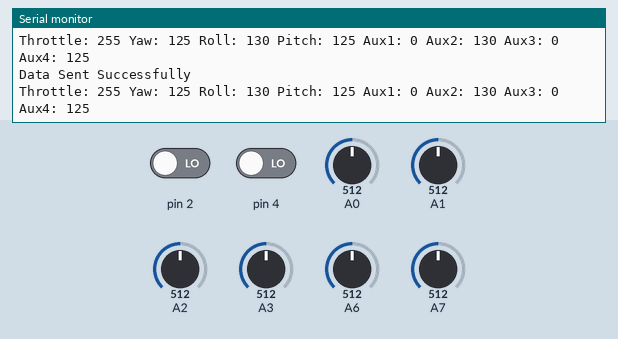
The sketch below on a simulated Arduino Nano, built with avr-gcc and run on an emulated ATmega328P. On the bench: the last lines printed to the serial monitor. The inputs (shaded band) are chosen by the test bench; at power-on: A1 = 512, A2 = 512, A3 = 512, A6 = 512, A0 = 512, A7 = 512, pin 2 LOW, pin 4 LOW. No radio packets arrive unless stated.

Above: at 2.2 s.
2.3 s: A1 set to 716
At 3.0 s:
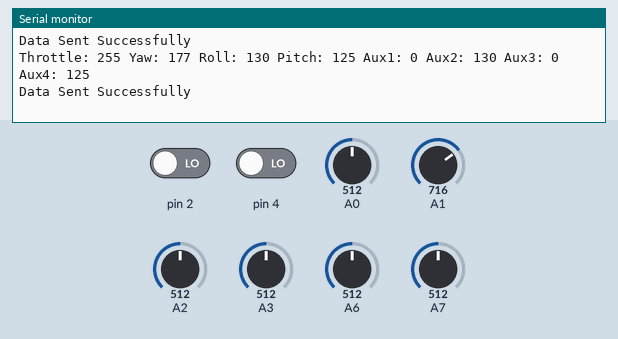
3.8 s: A2 set to 716
At 4.6 s:
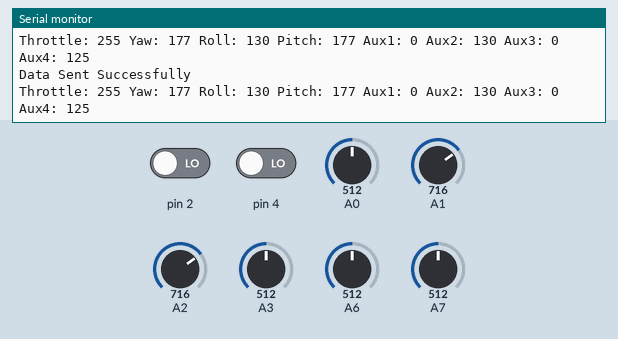
5.3 s: A3 set to 716
At 5.9 s:
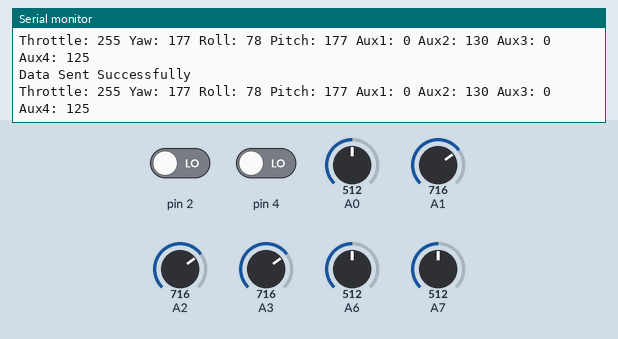
6.8 s: A6 set to 716
At 7.7 s:
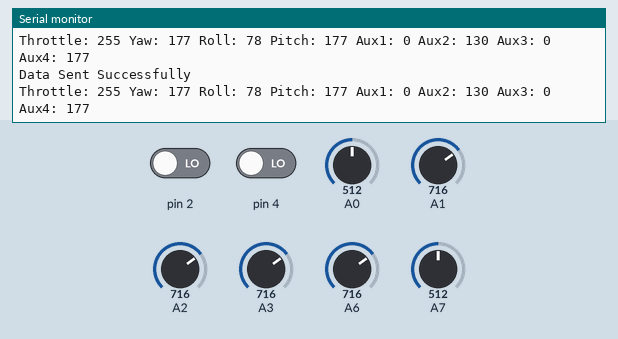
8.3 s: A0 set to 306
At 9.4 s:
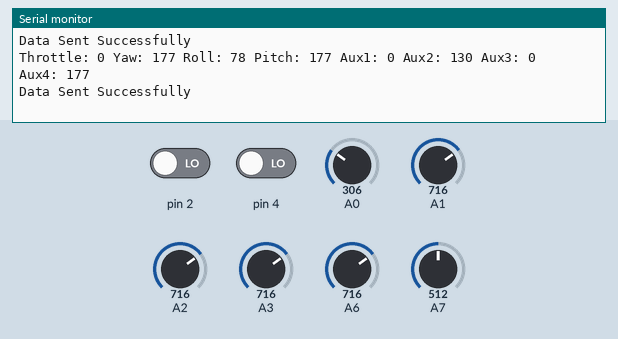
9.8 s: A7 set to 30
At 10.4 s:
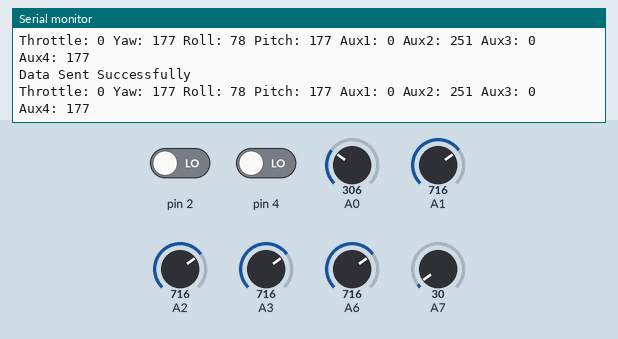

The sketch:

final_transmitter_8_channel.ino
```cpp
  #include <SPI.h>
  #include <nRF24L01.h>
  #include <RF24.h>

  const uint64_t pipeOut = 0xE9E8F0F0E1LL;
  RF24 radio(9, 10);

  struct Signal {
    byte throttle;
    byte yaw;
    byte pitch;
    byte roll;
    byte aux1;
    byte aux2;
    byte aux3;  // New digital channel
    byte aux4;  // New analog channel
  };

  Signal data;

  // Adaptive throttle calibration variables
  int throttleMin = 1023;  // Start with max possible value
  int throttleMax = 0;      // Start with min possible value
  int throttleMid = 512;    // Default midpoint

  void ResetData() {
    data.throttle = 0;
    data.yaw = 127;
    data.pitch = 127;
    data.roll = 127;
    data.aux1 = 0;
    data.aux2 = 127;
    data.aux3 = 0;  // New digital channel reset
    data.aux4 = 127;  // New analog channel reset
  }

  void calibrateThrottle() {
    int rawValue = analogRead(A0);

    // Update min and max dynamically
    if (rawValue < throttleMin) throttleMin = rawValue;
    if (rawValue > throttleMax) throttleMax = rawValue;

    // Update the midpoint
    throttleMid = (throttleMin + throttleMax) / 2;
  }

  int getMappedThrottle() {
    int throttleRaw = analogRead(A0);
    calibrateThrottle();  // Continuously refine min/max

    if (throttleRaw < throttleMid) {
      return 0;  // Below mid, set throttle to zero
    } else {
      return map(throttleRaw, throttleMid, throttleMax, 0, 255);
    }
  }

  int mapJoystickValues(int val, int lower, int middle, int upper, bool reverse) {
    val = constrain(val, lower, upper);
    if (val < middle)
      val = map(val, lower, middle, 0, 128);
    else
      val = map(val, middle, upper, 128, 255);
    return (reverse ? 255 - val : val);
  }

  void setup() {
    radio.begin();
    radio.stopListening();
    radio.openWritingPipe(pipeOut);
    // radio.setAutoAck(false);  // Enable Auto Acknowledgment
    radio.setCRCLength(RF24_CRC_16);  // Set CRC to 16-bit for better error checking
    radio.setDataRate(RF24_1MBPS);  // Use 1MBps for better reliability
    radio.setPALevel(RF24_PA_LOW); // Increase power for a stronger signal
    radio.setChannel(108);  // Use a clean channel
    ResetData();
    Serial.begin(115200);
    delay(1000);
  }

  void loop() {
    // Adaptive throttle mapping
    data.throttle = getMappedThrottle();

    // Map joystick values for yaw, pitch, and roll
    data.yaw = mapJoystickValues(analogRead(A1), 12, 524, 1020, false);
    data.roll = mapJoystickValues(analogRead(A3), 12, 524, 1020, true);
    data.pitch = mapJoystickValues(analogRead(A2), 12, 524, 1020, false);

    // Read switch and potentiometer
    data.aux1 = digitalRead(2);
    data.aux2 = mapJoystickValues(analogRead(A7), 12, 524, 1020, true);

    // Read new digital and analog channels
    data.aux3 = digitalRead(4);  // New digital channel
    data.aux4 = mapJoystickValues(analogRead(A6), 12, 524, 1020, false);  // New analog channel

    // Send data and check if transmission was successful
    bool success = radio.write(&data, sizeof(Signal));
    if (success) {
      Serial.println("Data Sent Successfully");
    } else {
      Serial.println("Send Failed");
    }

    // Serial output for debugging
    if (success) {
      Serial.print("Throttle: "); Serial.print(data.throttle);
      Serial.print(" Yaw: "); Serial.print(data.yaw);
      Serial.print(" Roll: "); Serial.print(data.roll);
      Serial.print(" Pitch: "); Serial.print(data.pitch);
      Serial.print(" Aux1: "); Serial.print(data.aux1);
      Serial.print(" Aux2: "); Serial.print(data.aux2);
      Serial.print(" Aux3: "); Serial.print(data.aux3);  // Print new digital channel
      Serial.print(" Aux4: "); Serial.println(data.aux4);  // Print new analog channel
    }
  }
```

Measured:
- after the input at 2.3 s, the serial monitor: prints a new line at once (image 1)
- after the input at 3.8 s, the serial monitor: prints a new line at once (image 2)
- after the input at 5.3 s, the serial monitor: prints a new line at once (image 3)
- after the input at 6.8 s, the serial monitor: prints a new line at once (image 4)
- after the input at 8.3 s, the serial monitor: prints a new line at once (image 5)
- after the input at 9.8 s, the serial monitor: prints a new line at once (image 6)
